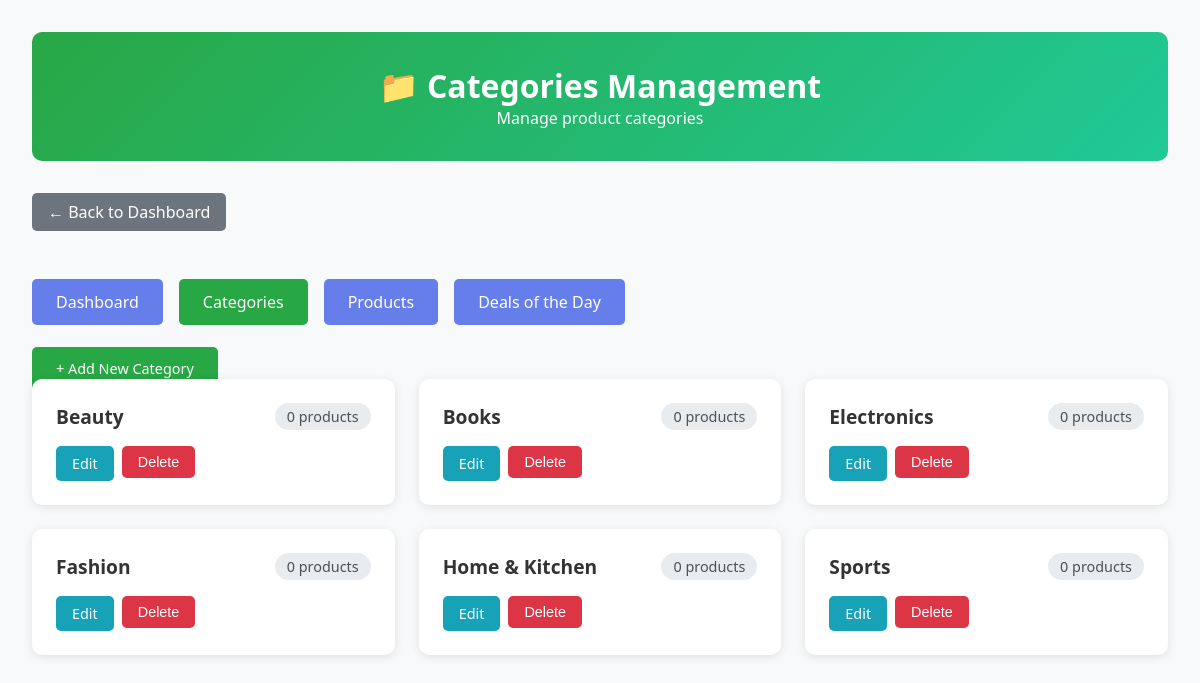
The app's page /admin/categories (signed in) with its own data.
### tables this page shows
CREATE TABLE categories (
            id INTEGER PRIMARY KEY AUTOINCREMENT,
            name TEXT NOT NULL UNIQUE,
            slug TEXT NOT NULL UNIQUE,
            description TEXT,
            created_at TIMESTAMP DEFAULT CURRENT_TIMESTAMP
        );

### app.py (the view)
@app.route('/admin/categories')
@admin_required
def admin_categories():
    con = get_db()
    con.row_factory = sqlite3.Row
    categories = con.execute("""
        SELECT c.*, COUNT(d.id) as product_count
        FROM categories c
        LEFT JOIN deals d ON d.category_id = c.id AND d.is_active = 1
        GROUP BY c.id
        ORDER BY c.name ASC
    """).fetchall()
    con.close()
    return render_template('admin_categories.html', categories=categories)

### app.py (called while the page is built, shortened)
def get_db():
    global _db_initialized
    return sqlite3.connect(app.config['DATABASE'])

def admin_required(f):
    @wraps(f)
    def decorated_function(*args, **kwargs):
        if not session.get('admin_logged_in'):
            return redirect(url_for('admin_login'))
        return f(*args, **kwargs)
    return decorated_function

### templates/admin_categories.html (shortened to what this page needs)
<!DOCTYPE html>
<html lang="en">
<head>
    <link rel="stylesheet" href="{{ url_for('static', filename='uploads/deals.css') }}">
</head>
<body>
    <div class="admin-container">
        <div class="admin-header">
            <h1>📁 Categories Management</h1>
            <p>Manage product categories</p>
        </div>
        <a href="{{ url_for('admin_dashboard') }}" class="back-btn">← Back to Dashboard</a>
        <div class="admin-nav">
            <a href="{{ url_for('admin_dashboard') }}" class="nav-btn">Dashboard</a>
            <a href="{{ url_for('admin_categories') }}" class="nav-btn active">Categories</a>
            <a href="{{ url_for('admin_products') }}" class="nav-btn">Products</a>
            <a href="{{ url_for('admin_deals_of_the_day') }}" class="nav-btn">Deals of the Day</a>
        </div>
        <a href="{{ url_for('admin_add_category') }}" class="btn btn-add">+ Add New Category</a>
        <div class="categories-grid">
            {% for category in categories %}
            <div class="category-card">
                <div class="category-header">
                    <div class="category-name">{{ category.name }}</div>
                    <div class="product-count">{{ category.product_count }} products</div>
                </div>
                <div class="category-actions">
                    <a href="{{ url_for('admin_edit_category', category_id=category.id) }}" class="btn btn-edit">Edit</a>
                    <form method="POST" action="{{ url_for('admin_delete_category', category_id=category.id) }}" style="display: inline;" onsubmit="return confirm('Are you sure you want to delete this category? This action cannot be undone.')">
                        <button type="submit" class="btn btn-delete">Delete</button>
                    </form>
                </div>
            </div>
            {% else %}
            <div class="category-card">
                <p>No categories found. <a href="{{ url_for('admin_add_category') }}">Add your first category</a>!</p>
            </div>
            {% endfor %}
        </div>
    </div>
</body>
</html>

### static/uploads/deals.css (style rules this page uses)
* { margin: 0; padding: 0; box-sizing: border-box; }
body { font-family: 'Segoe UI', Tahoma, Geneva, Verdana, sans-serif; background: #f8f9fa; color: #333; }
.nav-btn { background: rgba(255,255,255,0.2); padding: 0.6rem 1.2rem; border-radius: 20px; cursor: pointer; transition: all 0.3s; }

### templates/admin_categories.html (style rules this page uses)
.admin-container { max-width: 1200px; margin: 0 auto; padding: 2rem; background: #f8f9fa; min-height: 100vh; }
.admin-header { background: linear-gradient(135deg, #28a745 0%, #20c997 100%); color: white; padding: 2rem; border-radius: 10px; margin-bottom: 2rem; text-align: center; }
.admin-nav { margin: 2rem 0; display: flex; gap: 1rem; flex-wrap: wrap; }
.nav-btn { background: #667eea; color: white; padding: 0.75rem 1.5rem; text-decoration: none; border-radius: 5px; transition: all 0.3s; }
.nav-btn.active { background: #28a745; }
.back-btn { background: #6c757d; color: white; padding: 0.5rem 1rem; text-decoration: none; border-radius: 5px; display: inline-block; margin-bottom: 1rem; }
.categories-grid { display: grid; grid-template-columns: repeat(auto-fill, minmax(300px, 1fr)); gap: 1.5rem; margin-bottom: 2rem; }
.category-card { background: white; padding: 1.5rem; border-radius: 10px; box-shadow: 0 2px 10px rgba(0,0,0,0.1); transition: transform 0.3s; }
.category-header { display: flex; justify-content: space-between; align-items: center; margin-bottom: 1rem; }
.category-name { font-size: 1.2rem; font-weight: 600; color: #333; }
.product-count { background: #e9ecef; color: #495057; padding: 0.25rem 0.75rem; border-radius: 15px; font-size: 0.9rem; }
.category-actions { display: flex; gap: 0.5rem; }
.btn { padding: 0.5rem 1rem; border: none; border-radius: 5px; cursor: pointer; text-decoration: none; font-size: 0.9rem; transition: all 0.3s; }
.btn-edit { background: #17a2b8; color: white; }
.btn-delete { background: #dc3545; color: white; }
.btn-add { background: #28a745; color: white; padding: 0.75rem 1.5rem; margin-bottom: 2rem; }

### records on screen
categories: name "Beauty", product_count "0"
categories: name "Books", product_count "0"
categories: name "Electronics", product_count "0"
categories: name "Fashion", product_count "0"
categories: name "Home & Kitchen", product_count "0"
categories: name "Sports", product_count "0"
